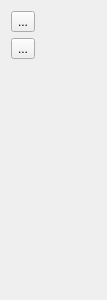
<?xml version="1.0" encoding="UTF-8"?>
<ui version="4.0">
 <class>ToolBox</class>
 <widget class="QWidget" name="ToolBox">
  <property name="geometry">
   <rect>
    <x>0</x>
    <y>0</y>
    <width>107</width>
    <height>300</height>
   </rect>
  </property>
  <property name="windowTitle">
   <string>Form</string>
  </property>
  <layout class="QVBoxLayout" name="verticalLayout">
   <item>
    <widget class="QToolButton" name="buttonPencil">
     <property name="text">
      <string>...</string>
     </property>
    </widget>
   </item>
   <item>
    <widget class="QToolButton" name="buttonLine">
     <property name="text">
      <string>...</string>
     </property>
    </widget>
   </item>
   <item>
    <spacer name="verticalSpacer">
     <property name="orientation">
      <enum>Qt::Vertical</enum>
     </property>
     <property name="sizeHint" stdset="0">
      <size>
       <width>20</width>
       <height>40</height>
      </size>
     </property>
    </spacer>
   </item>
  </layout>
 </widget>
 <resources/>
 <connections/>
</ui>
